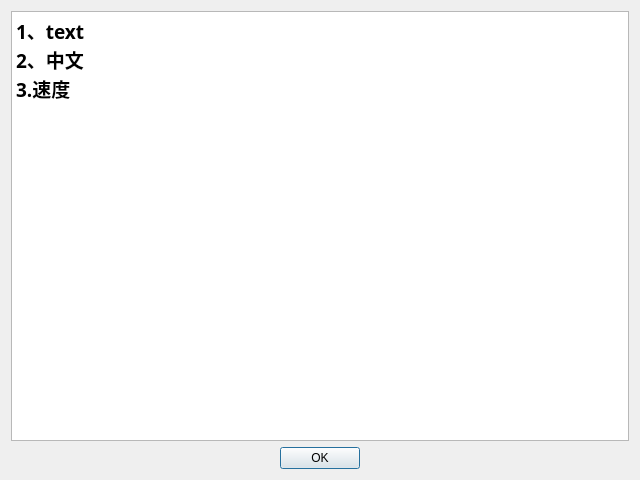
<?xml version="1.0" encoding="UTF-8"?>
<ui version="4.0">
 <class>HelpDialog</class>
 <widget class="QDialog" name="HelpDialog">
  <property name="geometry">
   <rect>
    <x>0</x>
    <y>0</y>
    <width>640</width>
    <height>480</height>
   </rect>
  </property>
  <property name="windowTitle">
   <string>帮助</string>
  </property>
  <layout class="QVBoxLayout" name="verticalLayout">
   <item>
    <widget class="QTextBrowser" name="textBrowser">
     <property name="font">
      <font>
       <family>微软雅黑</family>
       <pointsize>14</pointsize>
      </font>
     </property>
     <property name="html">
      <string>&lt;!DOCTYPE HTML PUBLIC &quot;-//W3C//DTD HTML 4.0//EN&quot; &quot;http://www.w3.org/TR/REC-html40/strict.dtd&quot;&gt;
&lt;html&gt;&lt;head&gt;&lt;meta name=&quot;qrichtext&quot; content=&quot;1&quot; /&gt;&lt;style type=&quot;text/css&quot;&gt;
p, li { white-space: pre-wrap; }
&lt;/style&gt;&lt;/head&gt;&lt;body style=&quot; font-family:'微软雅黑'; font-size:14pt; font-weight:400; font-style:normal;&quot;&gt;
&lt;p style=&quot; margin-top:0px; margin-bottom:0px; margin-left:0px; margin-right:0px; -qt-block-indent:0; text-indent:0px;&quot;&gt;&lt;span style=&quot; font-family:'SimSun'; font-weight:600;&quot;&gt;1、text&lt;/span&gt;&lt;/p&gt;
&lt;p style=&quot; margin-top:0px; margin-bottom:0px; margin-left:0px; margin-right:0px; -qt-block-indent:0; text-indent:0px;&quot;&gt;&lt;span style=&quot; font-family:'SimSun'; font-weight:600;&quot;&gt;2、中文&lt;/span&gt;&lt;/p&gt;
&lt;p style=&quot; margin-top:0px; margin-bottom:0px; margin-left:0px; margin-right:0px; -qt-block-indent:0; text-indent:0px;&quot;&gt;&lt;span style=&quot; font-family:'SimSun'; font-weight:600;&quot;&gt;3.速度&lt;/span&gt;&lt;/p&gt;
&lt;p style=&quot; margin-top:0px; margin-bottom:0px; margin-left:0px; margin-right:0px; -qt-block-indent:0; text-indent:0px;&quot;&gt;&lt;img src=&quot;:/pixmap/success.png&quot; /&gt;&lt;/p&gt;&lt;/body&gt;&lt;/html&gt;</string>
     </property>
    </widget>
   </item>
   <item>
    <widget class="QDialogButtonBox" name="buttonBox">
     <property name="orientation">
      <enum>Qt::Horizontal</enum>
     </property>
     <property name="standardButtons">
      <set>QDialogButtonBox::Ok</set>
     </property>
     <property name="centerButtons">
      <bool>true</bool>
     </property>
    </widget>
   </item>
  </layout>
 </widget>
 <resources/>
 <connections>
  <connection>
   <sender>buttonBox</sender>
   <signal>accepted()</signal>
   <receiver>HelpDialog</receiver>
   <slot>accept()</slot>
   <hints>
    <hint type="sourcelabel">
     <x>248</x>
     <y>254</y>
    </hint>
    <hint type="destinationlabel">
     <x>157</x>
     <y>274</y>
    </hint>
   </hints>
  </connection>
  <connection>
   <sender>buttonBox</sender>
   <signal>rejected()</signal>
   <receiver>HelpDialog</receiver>
   <slot>reject()</slot>
   <hints>
    <hint type="sourcelabel">
     <x>316</x>
     <y>260</y>
    </hint>
    <hint type="destinationlabel">
     <x>286</x>
     <y>274</y>
    </hint>
   </hints>
  </connection>
 </connections>
</ui>
